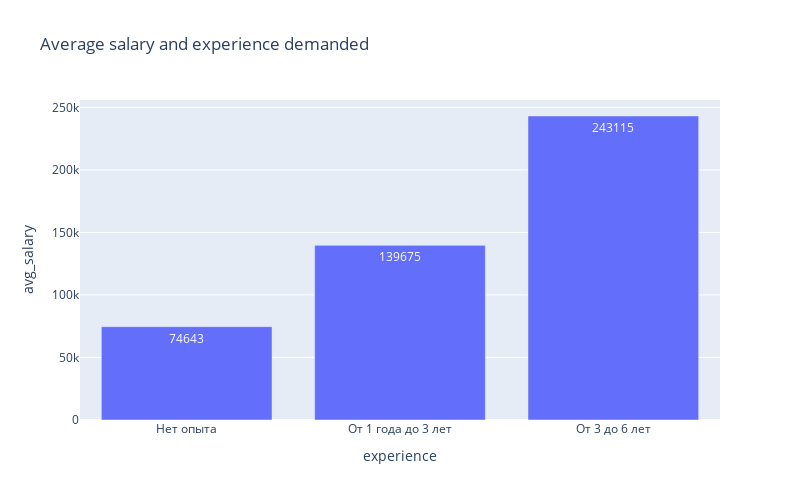

Notebook code for this chart:
### Code cell
df = pd.read_sql_query(query_6_6, connection)
df
fig = px.bar( #строим столбчатую диаграмму
    data_frame=df, 
    x="experience", #ось Х
    y="avg_salary", #ось У
   
    text = 'avg_salary', #подписи столбиков
    orientation='v', #ориентация диаграммы
    height=500, 
    width=800,
    title='Average salary and experience demanded' #название диаграммы
)
fig.show()

### Figure 1 — Plotly figure (JSON) as saved in the notebook; plotly's stock layout.template omitted (floating-point values rounded to 4 significant figures)
{"data": [{"alignmentgroup": "True", "hovertemplate": "experience=%{x}<br>avg_salary=%{text}<extra></extra>", "legendgroup": "", "marker": {"color": "#636efa", "pattern": {"shape": ""}}, "name": "", "offsetgroup": "", "orientation": "v", "showlegend": false, "text": [74643, 139675, 243115], "textposition": "auto", "type": "bar", "x": ["Нет опыта", "От 1 года до 3 лет", "От 3 до 6 лет"], "xaxis": "x", "y": [74643, 139675, 243115], "yaxis": "y"}], "layout": {"barmode": "relative", "height": 500, "legend": {"tracegroupgap": 0}, "title": {"text": "Average salary and experience demanded"}, "width": 800, "xaxis": {"anchor": "y", "domain": [0, 1], "title": {"text": "experience"}}, "yaxis": {"anchor": "x", "domain": [0, 1], "title": {"text": "avg_salary"}}}}
